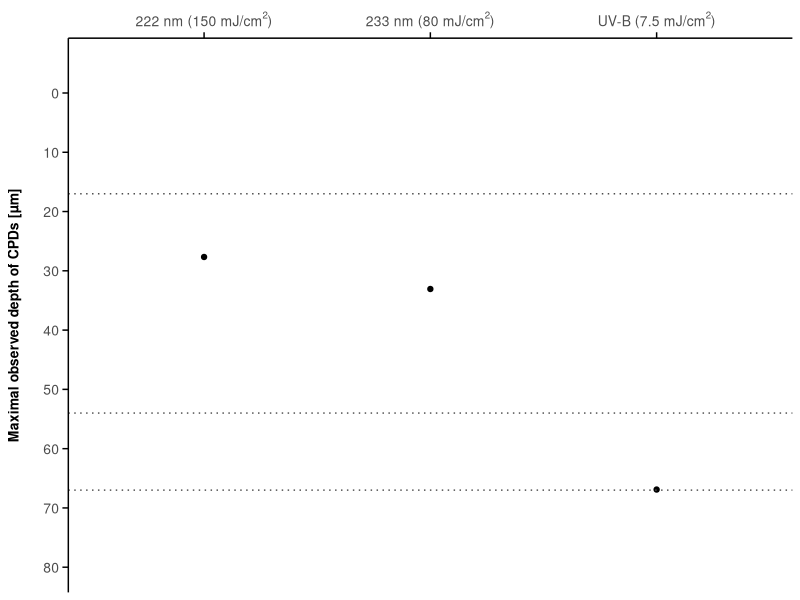
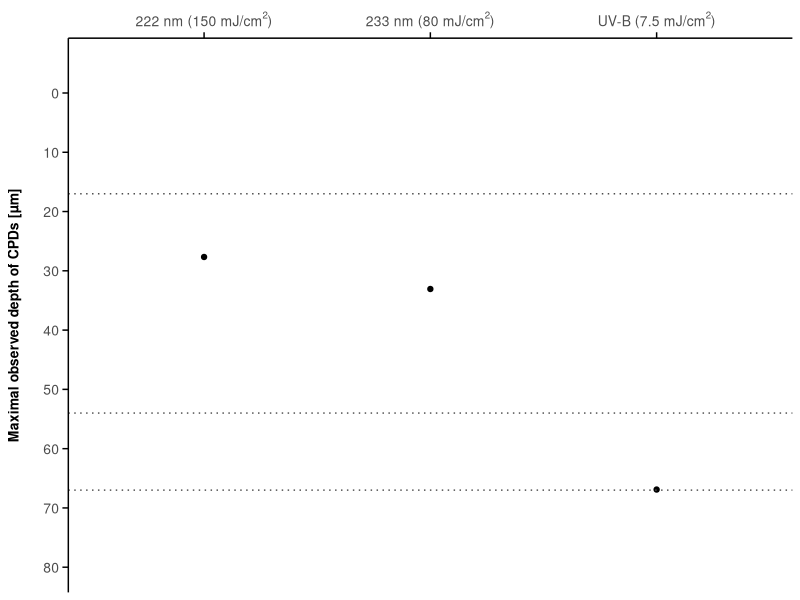

Write the R code that produced these figures, in order.
library(tidyverse)
library(readxl)

# maximal observed depth of CPDs in RHE skin models data frame; data is from Zwicker et al. 2022
cpd <- read_xlsx("../data/Maximal observed depth of CPDs in RHEs based on data from Zwicker et al. 2022.xlsx")

str(cpd) # show structure of the data frame

# Gather columns into rows, calculate mean and standard error
mean_values <- cpd %>%
  gather("Wavelength and dose", "Values", everything()) %>%
  group_by(`Wavelength and dose`) %>%
  summarise(Mean = mean(Values, na.rm = TRUE) + 17,  # Add 17 to each mean value, since in the paper they report that "The measured SC thickness was subtracted on every position" and "The mean SC thickness of RHEs was (17±4.3) µm"
            SEM = sd(Values, na.rm = TRUE) / sqrt(sum(!is.na(Values))))

mean_values # display new data set

penplot <- ggplot(data = mean_values, aes(x = `Wavelength and dose`, y = Mean)) +
  geom_point() +
  scale_y_reverse(limits = c(80, -5), breaks = seq(0,80, by = 10)) + # Set y-axis limits to include 0
  scale_x_discrete(position = "top", # Move the x-axis to the top
                   labels = c(expression("222 nm (150 mJ/cm"^2*")"),
                              expression("233 nm (80 mJ/cm"^2*")"),
                              expression("UV-B (7.5 mJ/cm"^2*")"))) +
  geom_hline(yintercept = c(17, 37+17, 50+17), linetype = "dotted", color = "grey30") + # Add dotted horizontal lines (for the sake of accurately creating the figure in biorender); adding the mean stratum corneum thickness of 17µm to the viable epidermal thickness
  labs(x = NULL,
       y = "Maximal observed depth of CPDs [µm]") +
  theme_classic() +
  theme(axis.title.y = element_text(size = 10, margin = margin(r = 15), face="bold"),  # Increase Y axis label font size and add space
        axis.text = element_text(size = 10), # Increase tick label font size
        axis.line.x = element_line(colour = "black"), # Add a solid x-axis line
        axis.line.y = element_line(colour = "black"), # Add a solid y-axis line
        axis.ticks.y = element_line(colour = "black"), # Add y-axis tick marks
        axis.ticks.x = element_line(colour = "black"), # Add x-axis tick marks
        axis.ticks.length = unit(0.15, "cm"),  # Adjust the length of tick marks
  ) 

penplot

ggsave(filename = "../figure image files/skin_pen_2.svg", plot = penplot, units = "mm", width = 140, height = 100, bg = "transparent") # FYI, for some reason I  wasn't able to make the background transparent when saving as a png. Instead, I saved as an svg and manually deleted the white background using Inkscape.
# After creating this initial plot, I further edited it using biorender.com